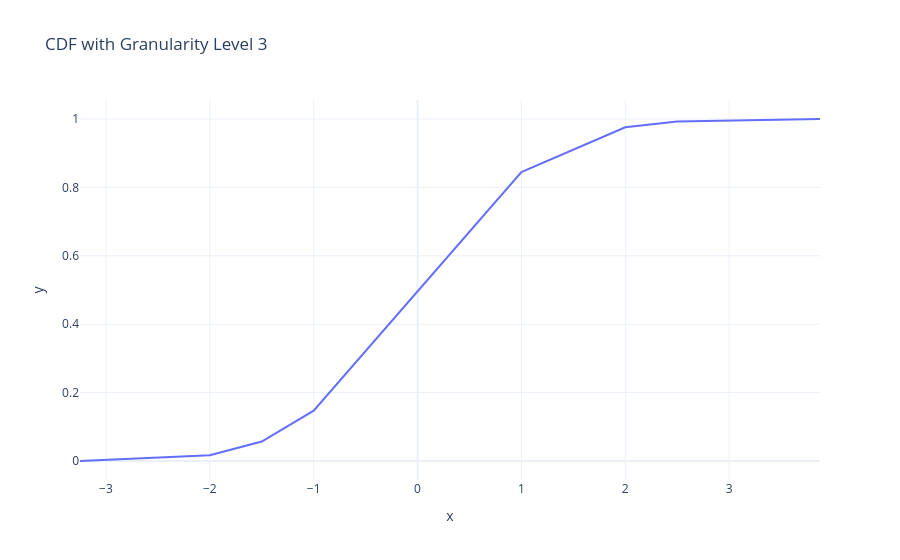

The notebook cell this image was saved under:
### Markdown cell above
### Specific Granularity Level

Use a specific granularity level:

### Code cell
fig = cumulative(
    x=data, granularity=3, title="CDF with Granularity Level 3", template="plotly_white"
)
fig.show()

### Figure 1 — Plotly figure (JSON) as saved in the notebook; plotly's stock layout.template omitted (floating-point values rounded to 4 significant figures)
{"data": [{"hovertemplate": "x=%{x}<br>y=%{y}<extra></extra>", "legendgroup": "", "line": {"dash": "solid", "shape": "linear"}, "marker": {"color": "#636efa", "symbol": "circle"}, "mode": "lines", "name": "", "orientation": "v", "showlegend": false, "type": "scatter", "x": [-3.25, -2.0, -1.5, -1.0, 1.0, 2.0, 2.5, 3.875], "xaxis": "x", "y": [0.0, 0.017, 0.057, 0.147, 0.845, 0.976, 0.993, 1.0], "yaxis": "y"}], "layout": {"legend": {"tracegroupgap": 0}, "title": {"text": "CDF with Granularity Level 3"}, "xaxis": {"anchor": "y", "domain": [0, 1], "title": {"text": "x"}}, "yaxis": {"anchor": "x", "domain": [0, 1], "title": {"text": "y"}}}}
